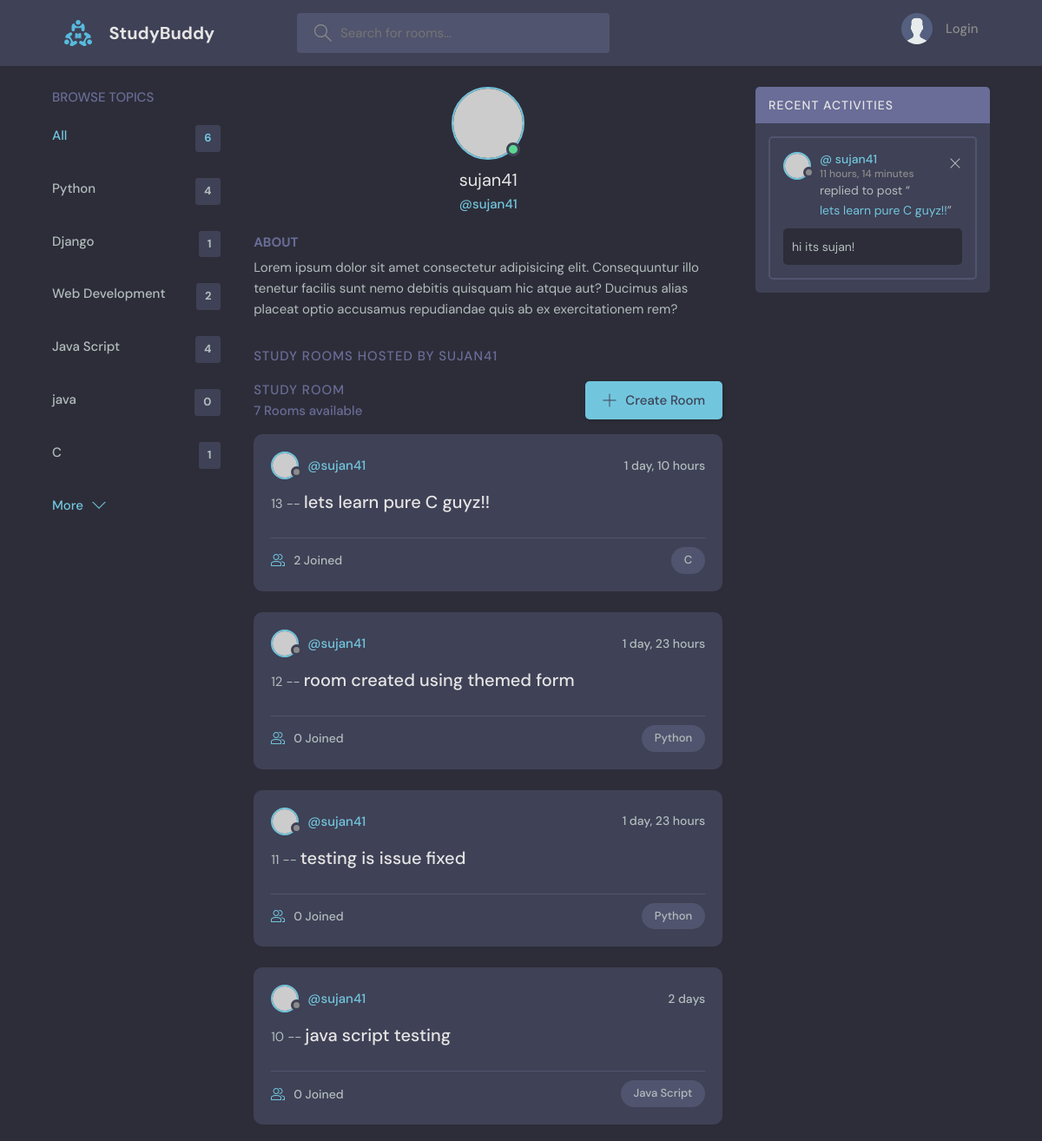
The app's page /profile/1/ (upper part), older data.
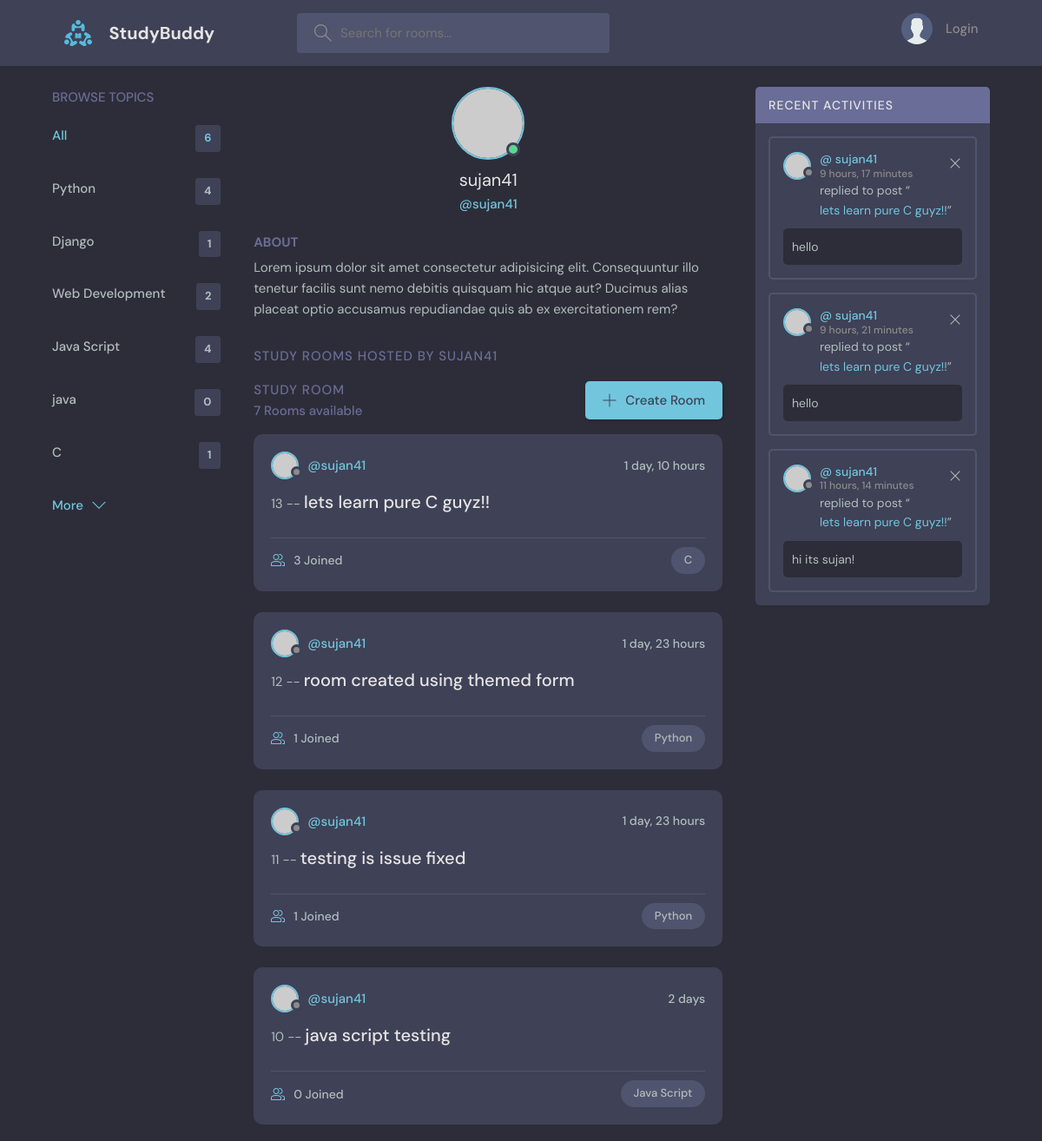
The same page, newer data.
### base/models.py (models this page shows, shortened)
class Topic(models.Model):
    name = models.CharField(max_length=200)

class Room(models.Model):
    host = models.ForeignKey(User, on_delete=models.SET_NULL, null=True)
    topic = models.ForeignKey(Topic, on_delete=models.SET_NULL, null=True)
    name = models.CharField(max_length=200)
    description = models.TextField(null=True, blank=True)
    participants = models.ManyToManyField(User, related_name='participants', blank=True)
    updated = models.DateTimeField(auto_now=True)
    created = models.DateTimeField(auto_now_add=True)
    class Meta:
        ordering = ['-updated', '-created']

class Message(models.Model):
    user = models.ForeignKey(User, on_delete=models.CASCADE)
    room = models.ForeignKey(Room, on_delete=models.CASCADE)
    body = models.TextField()
    updated = models.DateTimeField(auto_now=True)
    created = models.DateTimeField(auto_now_add=True)
    class Meta:
        ordering = ['-updated', '-created']
    def __str__(self):
        return self.body[0:50]

### base/views.py (the view)
# urls.py: path('profile/<str:pk>/', views.userProfile, name="profile"),
def userProfile(request, pk):
    user = User.objects.get(id=pk)
    rooms = user.room_set.all()
    room_messages = user.message_set.all()
    topics = Topic.objects.all()
    context = {'user': user, 'room_messages': room_messages, 'topics': topics, 'rooms': rooms}
    return render(request, 'base/profile.html', context)

### base/templates/base/profile.html (shortened to what this page needs)
{% extends 'main.html' %}
{% block content %}
<main class="profile-page layout layout--3">
    <div class="container">
      {% include 'base/topics_components.html' %}
      <div class="roomList">
        <div class="profile">
          <div class="profile__avatar">
            <div class="avatar avatar--large active">
              <img src="https://randomuser.me/api/portraits/men/11.jpg" />
            </div>
          </div>
          <div class="profile__info">
            <h3>{{user.username}}</h3>
            <p>@{{user}}</p>
          </div>
          <div class="profile__about">
            <h3>About</h3>
            <p>
              Lorem ipsum dolor sit amet consectetur adipisicing elit. Consequuntur illo tenetur
              facilis sunt nemo debitis quisquam hic atque aut? Ducimus alias placeat optio
              accusamus repudiandae quis ab ex exercitationem rem?
            </p>
          </div>
        </div>
        <div class="roomList__header">
          <div>
            <h2>Study Rooms Hosted by {{user.username}}</a>
            </h2>
          </div>
        </div>
        {% include 'base/feed_components.html' %}
      </div>
      {% include "base/activity-component.html" %}
    </div>
</main>
{% endblock content%}

### base/templates/base/topics_components.html
        <div class="topics">
          <div class="topics__header">
            <h2>Browse Topics</h2>
          </div>
          <ul class="topics__list">
            <li>
              <a href="{% url 'home'%}" class="active">All <span>{{topics.count}}</span></a>
            </li>
            {% for topic in topics %}
            <li>
              <a href="{% url 'home' %}?q={{topic.name}}">{{topic.name}}<span>{{topic.room_set.all.count}}</span></a>
            </li>
            {% endfor %}
          </ul>
          <a class="btn btn--link" href="topics.html">
            More
            <svg version="1.1" xmlns="http://www.w3.org/2000/svg" width="32" height="32" viewBox="0 0 32 32">
              <title>chevron-down</title>
              <path d="M16 21l-13-13h-3l16 16 16-16h-3l-13 13z"></path>
            </svg>
          </a>
        </div>

### base/templates/base/feed_components.html (shortened to what this page needs)
        <div class="roomList">
          <div class="roomList__header">
            <div>
              <h2>Study Room</h2>
              <p>{{rooms.count}} Rooms available</p>
            </div>
            <a class="btn btn--main" href="{% url 'create-room' %}">
              <svg version="1.1" xmlns="http://www.w3.org/2000/svg" width="32" height="32" viewBox="0 0 32 32">
                <title>add</title>
                <path
                  d="M16.943 0.943h-1.885v14.115h-14.115v1.885h14.115v14.115h1.885v-14.115h14.115v-1.885h-14.115v-14.115z"
                ></path>
              </svg>
              Create Room
            </a>
          </div>
          {% for room in rooms %}
            <div class="roomListRoom">
                <div class="roomListRoom__header">
                <a href="{% url 'profile' room.host.id %}" class="roomListRoom__author">
                    <div class="avatar avatar--small">
                    <img src="https://randomuser.me/api/portraits/women/11.jpg" />
                    </div>
                    <span>@{{room.host.username}}</span>
                </a>
                <div class="roomListRoom__actions">
                    <span>{{room.created | timesince}}</span>
                </div>
                </div>
                <div class="roomListRoom__content">
                {{room.id}} -- <a href="/room/{{room.id}}">{{room.name}}</a>
                </div>
                <div class="roomListRoom__meta">
                <a href="room.html" class="roomListRoom__joined">
                    {{room.participants.count}} Joined
                </a>
                <p class="roomListRoom__topic">{{room.topic.name}}</p>
                </div>
            </div>
          {%endfor%}
        </div>

### base/templates/base/activity-component.html (shortened to what this page needs)
        <div class="activities">
          <div class="activities__header">
            <h2>Recent Activities</h2>
          </div>
          {% for message in room_messages %}
            <div class="activities__box">
                <div class="activities__boxHeader roomListRoom__header">
                    <a href="{% url 'profile' message.user.id %}" class="roomListRoom__author">
                        <div class="avatar avatar--small">
                        <img src="https://randomuser.me/api/portraits/women/11.jpg" />
                        </div>
                        <p>
                        @ {{message.user}}
                        <span>{{message.created|timesince}}</span>
                        </p>
                    </a>
                <div class="roomListRoom__actions">
                    <a href="{% url 'delete-message' message.id %}">
                    <svg version="1.1" xmlns="http://www.w3.org/2000/svg" width="32" height="32" viewBox="0 0 32 32">
                        <title>remove</title>
                        <path
                        d="M27.314 6.019l-1.333-1.333-9.98 9.981-9.981-9.981-1.333 1.333 9.981 9.981-9.981 9.98 1.333 1.333 9.981-9.98 9.98 9.98 1.333-1.333-9.98-9.98 9.98-9.981z"
                        ></path>
                    </svg>
                    </a>
                </div>
                </div>
                <div class="activities__boxContent">
                <p>replied to post “<a href="{% url 'room' message.room.id %}">{{message.room.name}}</a>”</p>
                <div class="activities__boxRoomContent">
                    {{message}}
                </div>
                </div>
            </div>
          {% endfor %}
        </div>

Row changes from the older to the newer data that the page shows:
computed for Room "lets learn pure C guyz!!": participants.count "2" → "3"
computed for Room "room created using themed form": participants.count "0" → "1"
computed for Room "testing is issue fixed": participants.count "0" → "1"
added Message: user "sujan41", created "9 hours, 17 minutes", room.name "lets learn pure C guyz!!", body "hello"
added Message: user "sujan41", created "9 hours, 21 minutes", room.name "lets learn pure C guyz!!", body "hello"
